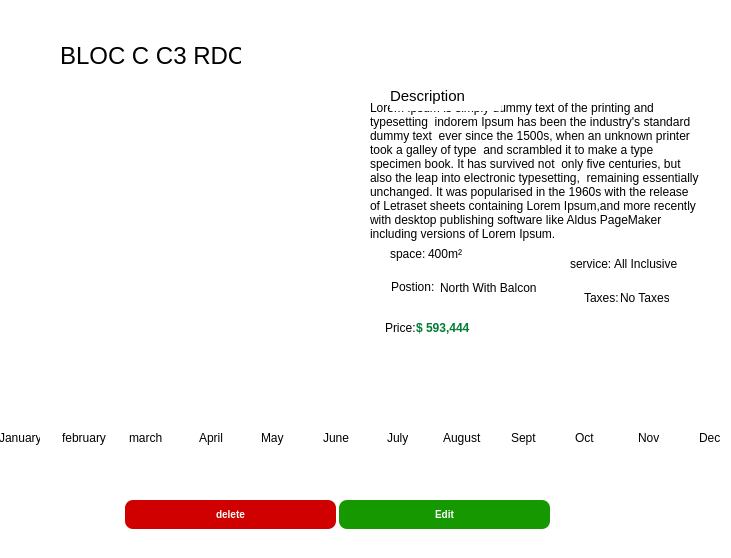
       <widget class="QWidget" name="description_office_container_2" native="true">
        <property name="geometry">
         <rect>
          <x>349</x>
          <y>40</y>
          <width>731</width>
          <height>558</height>
         </rect>
        </property>
        <property name="styleSheet">
         <string notr="true">background-color:white;
border-radius:20px</string>
        </property>
        <widget class="QLabel" name="title_office_2">
         <property name="geometry">
          <rect>
           <x>60</x>
           <y>30</y>
           <width>181</width>
           <height>51</height>
          </rect>
         </property>
         <property name="font">
          <font>
           <pointsize>18</pointsize>
           <weight>50</weight>
           <italic>false</italic>
           <bold>false</bold>
          </font>
         </property>
         <property name="text">
          <string>BLOC C C3 RDC</string>
         </property>
        </widget>
        <widget class="QLabel" name="price_office_reservation">
         <property name="geometry">
          <rect>
           <x>416</x>
           <y>320</y>
           <width>61</width>
           <height>16</height>
          </rect>
         </property>
         <property name="font">
          <font>
           <weight>75</weight>
           <bold>true</bold>
          </font>
         </property>
         <property name="styleSheet">
          <string notr="true">color:#007D32;</string>
         </property>
         <property name="text">
          <string>$ 593,444</string>
         </property>
        </widget>
        <widget class="QLabel" name="description_label_office_Reservation">
         <property name="geometry">
          <rect>
           <x>390</x>
           <y>80</y>
           <width>111</width>
           <height>31</height>
          </rect>
         </property>
         <property name="font">
          <font>
           <pointsize>11</pointsize>
          </font>
         </property>
         <property name="text">
          <string>Description</string>
         </property>
        </widget>
        <widget class="QLabel" name="description_text_office_Reservation">
         <property name="geometry">
          <rect>
           <x>370</x>
           <y>90</y>
           <width>331</width>
           <height>161</height>
          </rect>
         </property>
         <property name="styleSheet">
          <string notr="true"/>
         </property>
         <property name="text">
          <string>Lorem Ipsum is simply dummy text of the printing and typesetting  indorem Ipsum has been the industry's standard dummy text  ever since the 1500s, when an unknown printer took a galley of type  and scrambled it to make a type specimen book. It has survived not  only five centuries, but also the leap into electronic typesetting,  remaining essentially unchanged. It was popularised in the 1960s with the release of Letraset sheets containing Lorem Ipsum,and more recently with desktop publishing software like Aldus PageMaker  including versions of Lorem Ipsum.</string>
         </property>
         <property name="wordWrap">
          <bool>true</bool>
         </property>
        </widget>
        <widget class="QLabel" name="point_office_6">
         <property name="geometry">
          <rect>
           <x>370</x>
           <y>250</y>
           <width>10</width>
           <height>10</height>
          </rect>
         </property>
         <property name="text">
          <string/>
         </property>
         <property name="pixmap">
          <pixmap resource="res.qrc">:/img/img/point_grey.png</pixmap>
         </property>
        </widget>
        <widget class="QLabel" name="point_office_7">
         <property name="geometry">
          <rect>
           <x>550</x>
           <y>260</y>
           <width>10</width>
           <height>10</height>
          </rect>
         </property>
         <property name="text">
          <string/>
         </property>
         <property name="pixmap">
          <pixmap resource="res.qrc">:/img/img/point_grey.png</pixmap>
         </property>
        </widget>
        <widget class="QLabel" name="point_office_8">
         <property name="geometry">
          <rect>
           <x>370</x>
           <y>283</y>
           <width>10</width>
           <height>10</height>
          </rect>
         </property>
         <property name="text">
          <string/>
         </property>
         <property name="pixmap">
          <pixmap resource="res.qrc">:/img/img/point_grey.png</pixmap>
         </property>
        </widget>
        <widget class="QLabel" name="point_office_10">
         <property name="geometry">
          <rect>
           <x>550</x>
           <y>293</y>
           <width>10</width>
           <height>10</height>
          </rect>
         </property>
         <property name="text">
          <string/>
         </property>
         <property name="pixmap">
          <pixmap resource="res.qrc">:/img/img/point_grey.png</pixmap>
         </property>
        </widget>
        <widget class="QLabel" name="space_office_reservation">
         <property name="geometry">
          <rect>
           <x>390</x>
           <y>246</y>
           <width>49</width>
           <height>16</height>
          </rect>
         </property>
         <property name="text">
          <string>space:</string>
         </property>
        </widget>
        <widget class="QLabel" name="service_label_reservation">
         <property name="geometry">
          <rect>
           <x>570</x>
           <y>256</y>
           <width>49</width>
           <height>16</height>
          </rect>
         </property>
         <property name="text">
          <string>service:</string>
         </property>
        </widget>
        <widget class="QLabel" name="taxes_label_reservation">
         <property name="geometry">
          <rect>
           <x>584</x>
           <y>290</y>
           <width>49</width>
           <height>16</height>
          </rect>
         </property>
         <property name="text">
          <string>Taxes:</string>
         </property>
        </widget>
        <widget class="QLabel" name="position_label_office_reservation">
         <property name="geometry">
          <rect>
           <x>391</x>
           <y>279</y>
           <width>49</width>
           <height>16</height>
          </rect>
         </property>
         <property name="text">
          <string>Postion:</string>
         </property>
        </widget>
        <widget class="QLabel" name="space_description_office_reservation">
         <property name="geometry">
          <rect>
           <x>428</x>
           <y>246</y>
           <width>49</width>
           <height>16</height>
          </rect>
         </property>
         <property name="text">
          <string>400m²</string>
         </property>
        </widget>
        <widget class="QLabel" name="service_description_office_reservation">
         <property name="geometry">
          <rect>
           <x>614</x>
           <y>256</y>
           <width>71</width>
           <height>16</height>
          </rect>
         </property>
         <property name="text">
          <string>All Inclusive</string>
         </property>
        </widget>
        <widget class="QLabel" name="taxes_description_office_reservation">
         <property name="geometry">
          <rect>
           <x>620</x>
           <y>290</y>
           <width>49</width>
           <height>16</height>
          </rect>
         </property>
         <property name="text">
          <string>No Taxes</string>
         </property>
        </widget>
        <widget class="QLabel" name="position_description_office_reservation">
         <property name="geometry">
          <rect>
           <x>440</x>
           <y>280</y>
           <width>101</width>
           <height>16</height>
          </rect>
         </property>
         <property name="text">
          <string>North With Balcon</string>
         </property>
        </widget>
        <widget class="QStackedWidget" name="image_office_stacked_2">
         <property name="geometry">
          <rect>
           <x>40</x>
           <y>104</y>
           <width>311</width>
           <height>221</height>
          </rect>
         </property>
         <property name="styleSheet">
          <string notr="true">border-radius:20px;</string>
         </property>
         <widget class="QWidget" name="page_15">
          <property name="styleSheet">
           <string notr="true"/>
          </property>
          <widget class="QLabel" name="image_office_big_2">
           <property name="geometry">
            <rect>
             <x>0</x>
             <y>0</y>
             <width>311</width>
             <height>221</height>
            </rect>
           </property>
           <property name="styleSheet">
            <string notr="true">border-radius:10px;
background-image:url('C:/Users/Mon Pc/Desktop/Qt projects/BrainStormSpace/img/image_office.png');
background-repeat:no-repeat;</string>
           </property>
           <property name="text">
            <string/>
           </property>
          </widget>
         </widget>
         <widget class="QWidget" name="page_20"/>
        </widget>
        <widget class="QLabel" name="availblity_circle_reservation">
         <property name="geometry">
          <rect>
           <x>250</x>
           <y>50</y>
           <width>16</width>
           <height>16</height>
          </rect>
         </property>
         <property name="text">
          <string/>
         </property>
         <property name="pixmap">
          <pixmap resource="res.qrc">:/img/img/red_circle.png</pixmap>
         </property>
        </widget>
        <widget class="QWidget" name="tiemligne_office_reservation" native="true">
         <property name="geometry">
          <rect>
           <x>-101</x>
           <y>370</y>
           <width>821</width>
           <height>91</height>
          </rect>
         </property>
         <widget class="QLabel" name="february_icon_reservation">
          <property name="geometry">
           <rect>
            <x>173</x>
            <y>30</y>
            <width>28</width>
            <height>28</height>
           </rect>
          </property>
          <property name="text">
           <string/>
          </property>
          <property name="pixmap">
           <pixmap resource="res.qrc">:/img/img/tiem_circle.png</pixmap>
          </property>
         </widget>
         <widget class="QLabel" name="january_icon_reservation">
          <property name="geometry">
           <rect>
            <x>110</x>
            <y>30</y>
            <width>28</width>
            <height>28</height>
           </rect>
          </property>
          <property name="text">
           <string/>
          </property>
          <property name="pixmap">
           <pixmap resource="res.qrc">:/img/img/tiem_circle.png</pixmap>
          </property>
         </widget>
         <widget class="QLabel" name="april_icon_reservation">
          <property name="geometry">
           <rect>
            <x>296</x>
            <y>30</y>
            <width>28</width>
            <height>28</height>
           </rect>
          </property>
          <property name="text">
           <string/>
          </property>
          <property name="pixmap">
           <pixmap resource="res.qrc">:/img/img/tiem_circle.png</pixmap>
          </property>
         </widget>
         <widget class="QLabel" name="march_icon_reservation">
          <property name="geometry">
           <rect>
            <x>234</x>
            <y>30</y>
            <width>28</width>
            <height>28</height>
           </rect>
          </property>
          <property name="text">
           <string/>
          </property>
          <property name="pixmap">
           <pixmap resource="res.qrc">:/img/img/tiem_circle.png</pixmap>
          </property>
         </widget>
         <widget class="QLabel" name="laison_reservation_9">
          <property name="geometry">
           <rect>
            <x>138</x>
            <y>42</y>
            <width>35</width>
            <height>2</height>
           </rect>
          </property>
          <property name="text">
           <string/>
          </property>
          <property name="pixmap">
           <pixmap resource="res.qrc">:/img/img/laison.png</pixmap>
          </property>
         </widget>
         <widget class="QLabel" name="laison_reservation_10">
          <property name="geometry">
           <rect>
            <x>200</x>
            <y>42</y>
            <width>35</width>
            <height>2</height>
           </rect>
          </property>
          <property name="text">
           <string/>
          </property>
          <property name="pixmap">
           <pixmap resource="res.qrc">:/img/img/laison.png</pixmap>
          </property>
         </widget>
         <widget class="QLabel" name="laison_reservation_11">
          <property name="geometry">
           <rect>
            <x>261</x>
            <y>42</y>
            <width>35</width>
            <height>2</height>
           </rect>
          </property>
          <property name="text">
           <string/>
          </property>
          <property name="pixmap">
           <pixmap resource="res.qrc">:/img/img/laison.png</pixmap>
          </property>
         </widget>
         <widget class="QLabel" name="laison_reservation">
          <property name="geometry">
           <rect>
            <x>323</x>
            <y>42</y>
            <width>35</width>
            <height>2</height>
           </rect>
          </property>
          <property name="text">
           <string/>
          </property>
          <property name="pixmap">
           <pixmap resource="res.qrc">:/img/img/laison.png</pixmap>
          </property>
         </widget>
         <widget class="QLabel" name="laison_reservation_3">
          <property name="geometry">
           <rect>
            <x>510</x>
            <y>40</y>
            <width>35</width>
            <height>2</height>
           </rect>
          </property>
          <property name="text">
           <string/>
          </property>
          <property name="pixmap">
           <pixmap resource="res.qrc">:/img/img/laison.png</pixmap>
          </property>
         </widget>
         <widget class="QLabel" name="month_res_6">
          <property name="geometry">
           <rect>
            <x>422</x>
            <y>28</y>
            <width>28</width>
            <height>28</height>
           </rect>
          </property>
          <property name="text">
           <string/>
          </property>
          <property name="pixmap">
           <pixmap resource="res.qrc">:/img/img/tiem_circle.png</pixmap>
          </property>
         </widget>
         <widget class="QLabel" name="may_icon_2">
          <property name="geometry">
           <rect>
            <x>359</x>
            <y>28</y>
            <width>28</width>
            <height>28</height>
           </rect>
          </property>
          <property name="text">
           <string/>
          </property>
          <property name="pixmap">
           <pixmap resource="res.qrc">:/img/img/tiem_circle.png</pixmap>
          </property>
         </widget>
         <widget class="QLabel" name="laison_reservation_2">
          <property name="geometry">
           <rect>
            <x>449</x>
            <y>40</y>
            <width>35</width>
            <height>2</height>
           </rect>
          </property>
          <property name="text">
           <string/>
          </property>
          <property name="pixmap">
           <pixmap resource="res.qrc">:/img/img/laison.png</pixmap>
          </property>
         </widget>
         <widget class="QLabel" name="july_icon_reservation">
          <property name="geometry">
           <rect>
            <x>483</x>
            <y>28</y>
            <width>28</width>
            <height>28</height>
           </rect>
          </property>
          <property name="text">
           <string/>
          </property>
          <property name="pixmap">
           <pixmap resource="res.qrc">:/img/img/tiem_circle.png</pixmap>
          </property>
         </widget>
         <widget class="QLabel" name="laison_reservation_8">
          <property name="geometry">
           <rect>
            <x>387</x>
            <y>40</y>
            <width>35</width>
            <height>2</height>
           </rect>
          </property>
          <property name="text">
           <string/>
          </property>
          <property name="pixmap">
           <pixmap resource="res.qrc">:/img/img/laison.png</pixmap>
          </property>
         </widget>
         <widget class="QLabel" name="laison_reservation_4">
          <property name="geometry">
           <rect>
            <x>760</x>
            <y>40</y>
            <width>35</width>
            <height>2</height>
           </rect>
          </property>
          <property name="text">
           <string/>
          </property>
          <property name="pixmap">
           <pixmap resource="res.qrc">:/img/img/laison.png</pixmap>
          </property>
         </widget>
         <widget class="QLabel" name="september_icon_2">
          <property name="geometry">
           <rect>
            <x>610</x>
            <y>28</y>
            <width>28</width>
            <height>28</height>
           </rect>
          </property>
          <property name="text">
           <string/>
          </property>
          <property name="pixmap">
           <pixmap resource="res.qrc">:/img/img/tiem_circle.png</pixmap>
          </property>
         </widget>
         <widget class="QLabel" name="august_icon_reservation">
          <property name="geometry">
           <rect>
            <x>547</x>
            <y>28</y>
            <width>28</width>
            <height>28</height>
           </rect>
          </property>
          <property name="text">
           <string/>
          </property>
          <property name="pixmap">
           <pixmap resource="res.qrc">:/img/img/tiem_circle.png</pixmap>
          </property>
         </widget>
         <widget class="QLabel" name="laison_reservation_5">
          <property name="geometry">
           <rect>
            <x>698</x>
            <y>40</y>
            <width>35</width>
            <height>2</height>
           </rect>
          </property>
          <property name="text">
           <string/>
          </property>
          <property name="pixmap">
           <pixmap resource="res.qrc">:/img/img/laison.png</pixmap>
          </property>
         </widget>
         <widget class="QLabel" name="laison_reservation_6">
          <property name="geometry">
           <rect>
            <x>637</x>
            <y>40</y>
            <width>35</width>
            <height>2</height>
           </rect>
          </property>
          <property name="text">
           <string/>
          </property>
          <property name="pixmap">
           <pixmap resource="res.qrc">:/img/img/laison.png</pixmap>
          </property>
         </widget>
         <widget class="QLabel" name="octobre_icon_2">
          <property name="geometry">
           <rect>
            <x>671</x>
            <y>28</y>
            <width>28</width>
            <height>28</height>
           </rect>
          </property>
          <property name="text">
           <string/>
          </property>
          <property name="pixmap">
           <pixmap resource="res.qrc">:/img/img/tiem_circle.png</pixmap>
          </property>
         </widget>
         <widget class="QLabel" name="novembre_icon_2">
          <property name="geometry">
           <rect>
            <x>733</x>
            <y>28</y>
            <width>28</width>
            <height>28</height>
           </rect>
          </property>
          <property name="text">
           <string/>
          </property>
          <property name="pixmap">
           <pixmap resource="res.qrc">:/img/img/tiem_circle.png</pixmap>
          </property>
         </widget>
         <widget class="QLabel" name="laison_reservation_7">
          <property name="geometry">
           <rect>
            <x>575</x>
            <y>40</y>
            <width>35</width>
            <height>2</height>
           </rect>
          </property>
          <property name="text">
           <string/>
          </property>
          <property name="pixmap">
           <pixmap resource="res.qrc">:/img/img/laison.png</pixmap>
          </property>
         </widget>
         <widget class="QLabel" name="december_icon_reservation">
          <property name="geometry">
           <rect>
            <x>793</x>
            <y>28</y>
            <width>28</width>
            <height>28</height>
           </rect>
          </property>
          <property name="text">
           <string/>
          </property>
          <property name="pixmap">
           <pixmap resource="res.qrc">:/img/img/tiem_circle.png</pixmap>
          </property>
         </widget>
         <widget class="QLabel" name="january_reservation_text">
          <property name="geometry">
           <rect>
            <x>100</x>
            <y>60</y>
            <width>41</width>
            <height>16</height>
           </rect>
          </property>
          <property name="text">
           <string>January</string>
          </property>
         </widget>
         <widget class="QLabel" name="february_reservation_text">
          <property name="geometry">
           <rect>
            <x>163</x>
            <y>60</y>
            <width>51</width>
            <height>16</height>
           </rect>
          </property>
          <property name="text">
           <string>february</string>
          </property>
         </widget>
         <widget class="QLabel" name="march_reservation_text">
          <property name="geometry">
           <rect>
            <x>230</x>
            <y>60</y>
            <width>41</width>
            <height>16</height>
           </rect>
          </property>
          <property name="text">
           <string>march</string>
          </property>
         </widget>
         <widget class="QLabel" name="april_reservation_text">
          <property name="geometry">
           <rect>
            <x>300</x>
            <y>60</y>
            <width>31</width>
            <height>16</height>
           </rect>
          </property>
          <property name="text">
           <string>April</string>
          </property>
         </widget>
         <widget class="QLabel" name="may_reservation_text">
          <property name="geometry">
           <rect>
            <x>362</x>
            <y>60</y>
            <width>27</width>
            <height>16</height>
           </rect>
          </property>
          <property name="text">
           <string>May</string>
          </property>
         </widget>
         <widget class="QLabel" name="june_reservation_text">
          <property name="geometry">
           <rect>
            <x>424</x>
            <y>60</y>
            <width>26</width>
            <height>16</height>
           </rect>
          </property>
          <property name="text">
           <string>June</string>
          </property>
         </widget>
         <widget class="QLabel" name="july_reservation_text">
          <property name="geometry">
           <rect>
            <x>488</x>
            <y>60</y>
            <width>21</width>
            <height>16</height>
           </rect>
          </property>
          <property name="text">
           <string>July</string>
          </property>
         </widget>
         <widget class="QLabel" name="august_reservation_text">
          <property name="geometry">
           <rect>
            <x>544</x>
            <y>60</y>
            <width>41</width>
            <height>16</height>
           </rect>
          </property>
          <property name="text">
           <string>August</string>
          </property>
         </widget>
         <widget class="QLabel" name="september_text_2">
          <property name="geometry">
           <rect>
            <x>612</x>
            <y>60</y>
            <width>61</width>
            <height>16</height>
           </rect>
          </property>
          <property name="text">
           <string>Sept</string>
          </property>
         </widget>
         <widget class="QLabel" name="octobre_reservation_text">
          <property name="geometry">
           <rect>
            <x>676</x>
            <y>60</y>
            <width>51</width>
            <height>16</height>
           </rect>
          </property>
          <property name="text">
           <string>Oct</string>
          </property>
         </widget>
         <widget class="QLabel" name="novombre_reservation_text">
          <property name="geometry">
           <rect>
            <x>739</x>
            <y>60</y>
            <width>61</width>
            <height>16</height>
           </rect>
          </property>
          <property name="text">
           <string>Nov</string>
          </property>
         </widget>
         <widget class="QLabel" name="december_reservation_text">
          <property name="geometry">
           <rect>
            <x>800</x>
            <y>60</y>
            <width>61</width>
            <height>16</height>
           </rect>
          </property>
          <property name="text">
           <string>Dec</string>
          </property>
         </widget>
        </widget>
        <widget class="QLabel" name="color_hack_reservation">
         <property name="geometry">
          <rect>
           <x>330</x>
           <y>490</y>
           <width>15</width>
           <height>49</height>
          </rect>
         </property>
         <property name="styleSheet">
          <string notr="true">background:transparent;
</string>
         </property>
         <property name="text">
          <string/>
         </property>
         <property name="pixmap">
          <pixmap resource="res.qrc">:/img/img/color_hack_button.png</pixmap>
         </property>
        </widget>
        <widget class="QLabel" name="id_wtf_reservation">
         <property name="geometry">
          <rect>
           <x>570</x>
           <y>40</y>
           <width>47</width>
           <height>14</height>
          </rect>
         </property>
         <property name="text">
          <string/>
         </property>
        </widget>
        <widget class="QPushButton" name="print_pdf_office_reservation">
         <property name="geometry">
          <rect>
           <x>920</x>
           <y>30</y>
           <width>75</width>
           <height>23</height>
          </rect>
         </property>
         <property name="styleSheet">
          <string notr="true">#print_pdf_office{background: #2D394A;
border-radius: 5px;
color:white;}
#print_pdf_office:hover{
background:#3E5575;
}</string>
         </property>
         <property name="text">
          <string>Print PDF</string>
         </property>
        </widget>
        <widget class="QLabel" name="bankOffer_label_office_4">
         <property name="geometry">
          <rect>
           <x>385</x>
           <y>320</y>
           <width>41</width>
           <height>16</height>
          </rect>
         </property>
         <property name="text">
          <string>Price:</string>
         </property>
        </widget>
        <widget class="QLabel" name="point_office_12">
         <property name="geometry">
          <rect>
           <x>370</x>
           <y>323</y>
           <width>10</width>
           <height>10</height>
          </rect>
         </property>
         <property name="text">
          <string/>
         </property>
         <property name="pixmap">
          <pixmap resource="res.qrc">:/img/img/point_grey.png</pixmap>
         </property>
        </widget>
        <widget class="QPushButton" name="delete_reservation">
         <property name="geometry">
          <rect>
           <x>125</x>
           <y>500</y>
           <width>211</width>
           <height>29</height>
          </rect>
         </property>
         <property name="styleSheet">
          <string notr="true">
#delete_reservation:hover{
background-color:#A80000;
text-decoration:underline;
font-weight:bold;
}
#delete_reservation{
position: absolute;
color:#fffffff;
background: #D00000;
border-radius: 8px;
font-style: normal;
font-weight: 500;
font-size: 10px;
line-height: 12px;
color:white;
}
</string>
         </property>
         <property name="text">
          <string>delete</string>
         </property>
        </widget>
        <widget class="QLabel" name="id_prank">
         <property name="geometry">
          <rect>
           <x>490</x>
           <y>30</y>
           <width>47</width>
           <height>14</height>
          </rect>
         </property>
         <property name="text">
          <string/>
         </property>
        </widget>
        <widget class="QPushButton" name="edit_reservation_more">
         <property name="geometry">
          <rect>
           <x>339</x>
           <y>500</y>
           <width>211</width>
           <height>29</height>
          </rect>
         </property>
         <property name="styleSheet">
          <string notr="true">#edit_reservation_more{
position: absolute;

background: #159800;
border-radius: 8px;
font-style: normal;
font-weight: 500;
font-size: 10px;
line-height: 12px;
color:white;
}
#edit_reservation_more:hover{
background-color:#107300;
text-decoration:underline;
font-weight: bold;
}</string>
         </property>
         <property name="text">
          <string>Edit</string>
         </property>
        </widget>
        <zorder>color_hack_reservation</zorder>
        <zorder>bankOffer_label_office_4</zorder>
        <zorder>title_office_2</zorder>
        <zorder>price_office_reservation</zorder>
        <zorder>description_text_office_Reservation</zorder>
        <zorder>point_office_6</zorder>
        <zorder>point_office_7</zorder>
        <zorder>point_office_8</zorder>
        <zorder>point_office_10</zorder>
        <zorder>space_office_reservation</zorder>
        <zorder>service_label_reservation</zorder>
        <zorder>taxes_label_reservation</zorder>
        <zorder>position_label_office_reservation</zorder>
        <zorder>space_description_office_reservation</zorder>
        <zorder>service_description_office_reservation</zorder>
        <zorder>taxes_description_office_reservation</zorder>
        <zorder>position_description_office_reservation</zorder>
        <zorder>image_office_stacked_2</zorder>
        <zorder>availblity_circle_reservation</zorder>
        <zorder>tiemligne_office_reservation</zorder>
        <zorder>id_wtf_reservation</zorder>
        <zorder>print_pdf_office_reservation</zorder>
        <zorder>point_office_12</zorder>
        <zorder>description_label_office_Reservation</zorder>
        <zorder>delete_reservation</zorder>
        <zorder>id_prank</zorder>
        <zorder>edit_reservation_more</zorder>
       </widget>
